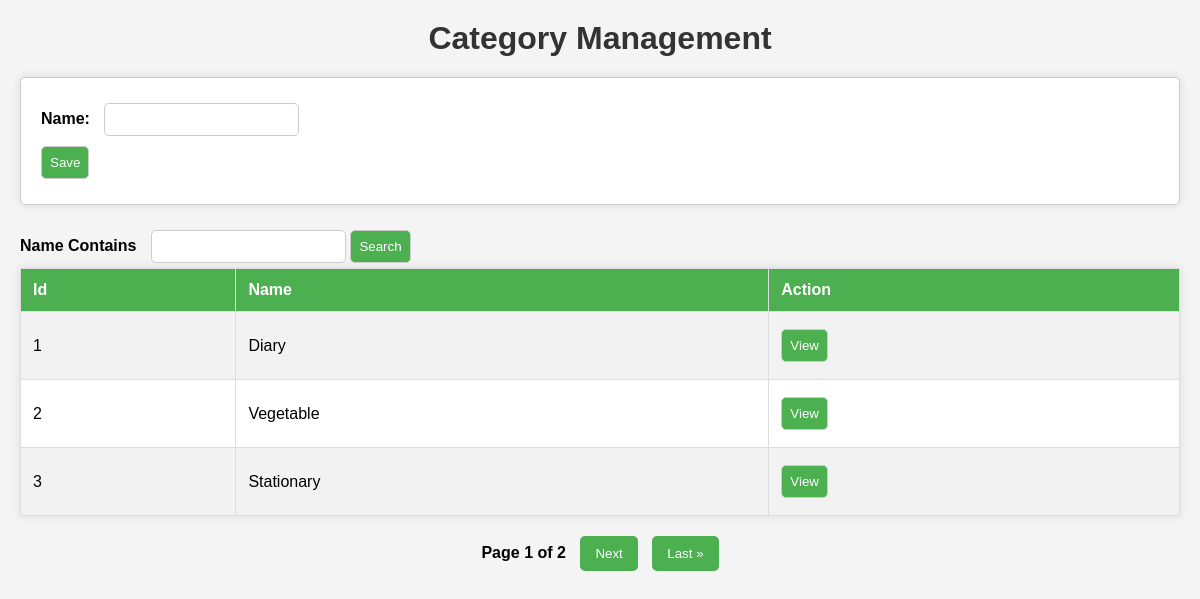
Page /app/category/ on the committed database.
### app/models.py (models this page shows, shortened)
class Category (models.Model):
    name = models.CharField(max_length = 20)

### app/views.py (the view)
# urls.py: path('category/', views.category_view),
def category_view(request):
    page_number = request.GET.get('page')
    filter = CategoryFilter(request.GET, queryset=Category.objects.all())
    categories = filter.qs
    paginator = Paginator(categories, 3)
    page = paginator.get_page(page_number)
    if request.method == 'POST':
        form = CategoryForm(request.POST)
        if form.is_valid():
           form.save()
    else:
        form = CategoryForm()
    context = {'form':form, 'page':page}
    return render (request, 'category.html', context)

### app/forms.py
class CategoryForm(forms.ModelForm):
    class Meta:
        model = Category
        fields = '__all__'

### app/templates/category.html (shortened to what this page needs)
<html>
<head>
</head>
<body>
    <h1>Category Management</h1>
    <form method="POST">
        {{ form }}
        <input type="submit" value="Save">
    </form>
    <label>Name Contains</label>
    <input type="text"/>
    <button>Search</button>
    <table border="1">
        <tr>
            <th>Id</th>
            <th>Name</th>
            <th>Action</th>
        </tr>
        {% for category in page %}
        <tr>
            <td>{{ category.id }}</td>
            <td>{{ category.name }}</td>
            <td><button>View</button></td>
        </tr>
        {% endfor %}
    </table>
    <div class="pagination">
        <span>Page {{ page.number }} of {{ page.paginator.num_pages }}</span>
        {% if page.has_next %}
            <button><a href="?page={{ page.next_page_number }}">Next</a></button>
            <button><a href="?page={{ page.paginator.num_pages }}">Last &raquo;</a></button>
        {% endif %}
    </div>
</body>
</html>

### app/templates/category.html (style rules this page uses)
body { font-family: Arial, sans-serif; margin: 20px; padding: 0; background-color: #f4f4f4; }
h1 { color: #333; text-align: center; margin-bottom: 20px; }
form { margin-bottom: 20px; background-color: #fff; padding: 20px; border: 1px solid #ccc; border-radius: 5px; box-shadow: 0 0 10px rgba(0, 0, 0, 0.1); }
label { font-weight: bold; margin-right: 10px; }
input[type="text"], input[type="submit"], button { padding: 8px; margin: 5px 0; border: 1px solid #ccc; border-radius: 5px; box-sizing: border-box; }
input[type="submit"], button { background-color: #4CAF50; color: white; cursor: pointer; }
table { width: 100%; border-collapse: collapse; margin-bottom: 20px; background-color: #fff; box-shadow: 0 0 10px rgba(0, 0, 0, 0.1); }
table, th, td { border: 1px solid #ddd; }
th, td { padding: 12px; text-align: left; }
th { background-color: #4CAF50; color: white; }
tr:nth-child(even) { background-color: #f2f2f2; }
.pagination { text-align: center; margin-top: 20px; }
.pagination button { margin: 0 5px; padding: 10px 15px; background-color: #4CAF50; color: white; border: none; border-radius: 5px; cursor: pointer; }
.pagination a { color: white; text-decoration: none; }
.pagination span { margin: 0 5px; font-weight: bold; }

### rows in the picture
Category: id "1", name "Diary"
Category: id "2", name "Vegetable"
Category: id "3", name "Stationary"

### other values in the picture
{{ page.number }} "1"
{{ page.paginator.num_pages }} "2"
